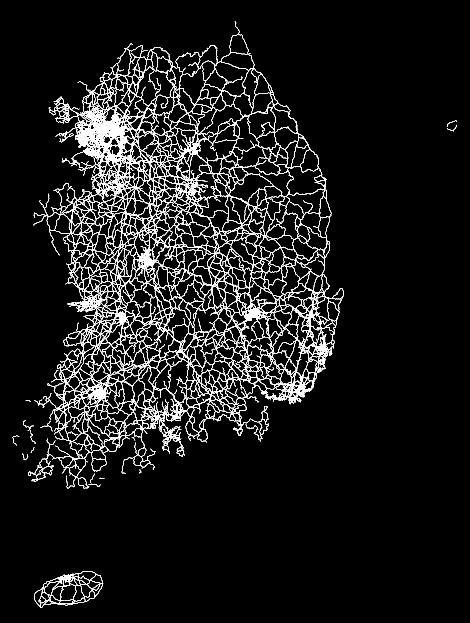
#> input picture korea_layer_map/src/nodelink/site/net_2008-11-05.png, 470 x 623 px; its folder holds 4 pictures in this run
$ python crop.py
#> lines starting #> are read from the running program, lines starting #| are printed output that depends on the picture; after the words box and inside, x2 and y2 are one past the last pixel; in counts of white or black regions, pixels touching at a corner belong together
### korea_layer_map/src/paths.py
"""경로 한곳 모음(전국 연대지도).

- RAW: 원자료 폴더. 이지 컴퓨터의 다운로드 폴더를 작업 공간에 옮겨 둔 자리다(데스크톱 앱 연결 시
  /mnt/user-data/uploads/Downloads). 환경변수 KLM_RAW로 바꾼다. 원자료는 저장소에 넣지 않는다.
- WORK: 큰 중간 파일(OSM 추출 JSON, 표준노드링크 격자, 선형 GeoJSON 등). 환경변수 KLM_WORK로 바꾸고,
  기본은 korea_layer_map/work/(.gitignore로 빼 둠).
- DATA: 저장소에 올리는 작은 자료(korea_layer_map/data/).
"""
import os
from pathlib import Path

ROOT = Path(__file__).resolve().parents[1]
DATA = ROOT / "data"
RAW = Path(os.environ.get("KLM_RAW", "/mnt/user-data/uploads/Downloads"))
WORK = Path(os.environ.get("KLM_WORK", str(ROOT / "work")))


def _p(base, parts):
    p = base.joinpath(*parts)
    p.parent.mkdir(parents=True, exist_ok=True)
    return str(p)


def D(*parts):
    """저장소 data/ 아래 경로(문자열). 상위 폴더가 없으면 만든다."""
    return _p(DATA, parts)


def W(*parts):
    """중간 파일 work/ 아래 경로(문자열). 상위 폴더가 없으면 만든다."""
    return _p(WORK, parts)

### korea_layer_map/src/nodelink/crop.py
import os as _os, sys as _sys
_sys.path.insert(0, _os.path.join(_os.path.dirname(_os.path.abspath(__file__)), ".."))
from paths import RAW as _RAW, D as _D, W as _W  # 경로는 src/paths.py 한곳에서 정한다
OUT = str(_W("nodelink", "_")).rsplit("/", 1)[0]  # 중간 파일(격자·gpkg·요약)
SITE = _os.path.join(_os.path.dirname(_os.path.abspath(__file__)), "site")
import json, glob, numpy as np
from PIL import Image
fs=sorted(glob.glob(f"{SITE}/net_*.png"))
m=None
for f in fs:
    a=np.array(Image.open(f))>0
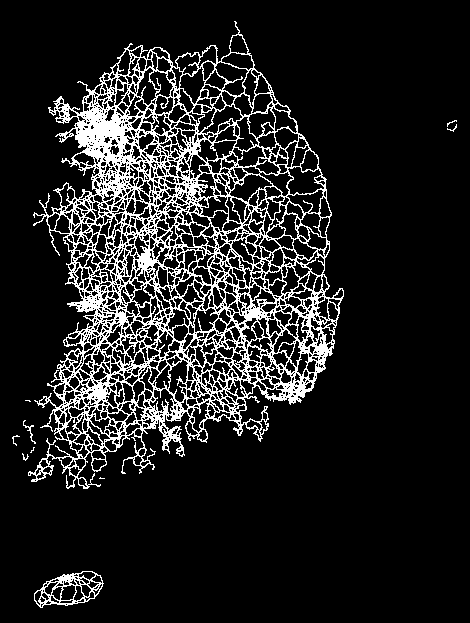
#> a: shape (623, 470) bool; 12.8% white in thin lines or dots, all inside (x1, y1, x2, y2) = (12, 21, 457, 608)
    m=a if m is None else (m|a)
#> pass 2 of the loop `for f in fs:`:
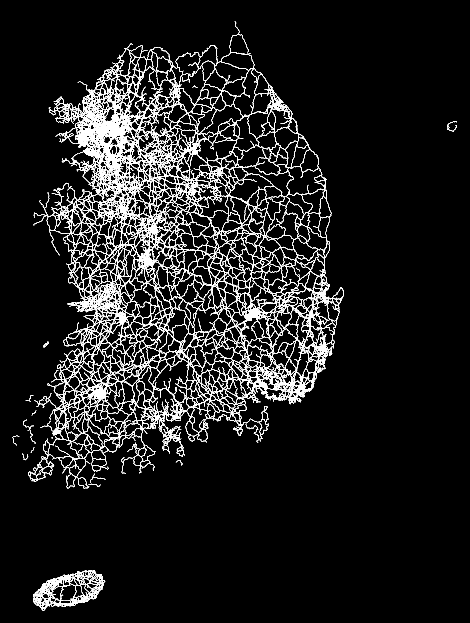
#> input picture korea_layer_map/src/nodelink/site/net_2009-12-16.png, 470 x 623 px
#> `a=np.array(Image.open(f))>0`:
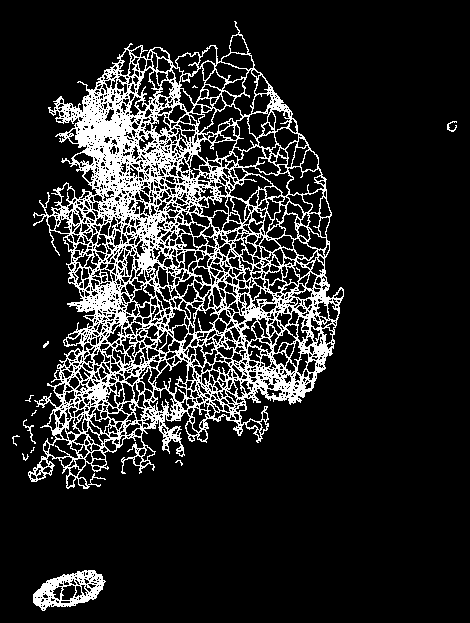
#> a: shape (623, 470) bool; 14.7% white in thin lines or dots, all inside (x1, y1, x2, y2) = (12, 21, 457, 611)
#> pass 3 of the loop `for f in fs:`:
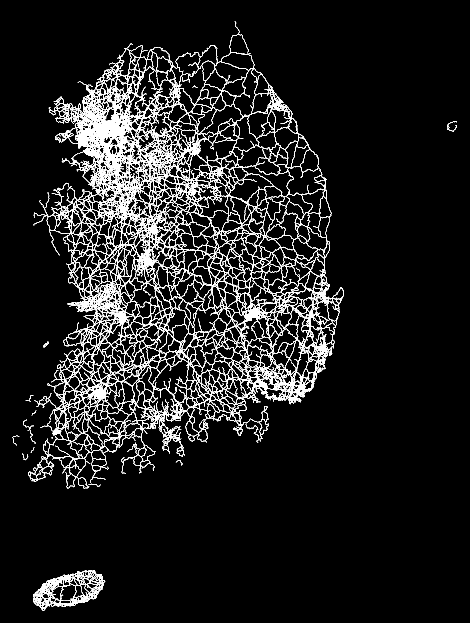
#> input picture korea_layer_map/src/nodelink/site/net_2010-12-31.png, 470 x 623 px
#> `a=np.array(Image.open(f))>0`:
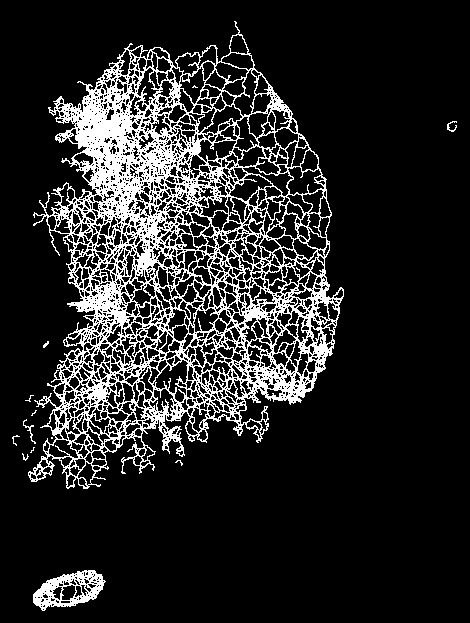
#> a: shape (623, 470) bool; 14.9% white in thin lines or dots, all inside (x1, y1, x2, y2) = (12, 21, 457, 611)
#> the loop made 4 passes; the first 3 are shown
rows=np.where(m.any(1))[0]; cols=np.where(m.any(0))[0]
#> after `rows = np.where(m.any(1))[0]`: rows = 509 values from 21 to 610
#> after `cols = np.where(m.any(0))[0]`: cols = 340 values from 12 to 456
r0,r1=max(rows[0]-12,0),min(rows[-1]+12,m.shape[0]-1); c0,c1=max(cols[0]-12,0),min(cols[-1]+12,m.shape[1]-1)
#> after `r0, r1 = (max(rows[0] - 12, 0), min(rows[-1] + 12, m.shape[0] - 1))`: r0 = 9; r1 = 622
#> after `c0, c1 = (max(cols[0] - 12, 0), min(cols[-1] + 12, m.shape[1] - 1))`: c0 = 0; c1 = 468
for f in fs:
    Image.open(f).crop((c0,r0,c1+1,r1+1)).save(f,optimize=True)
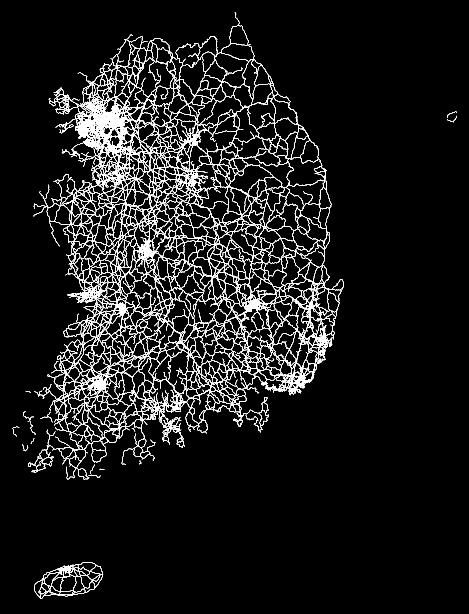
#> saved as net_2008-11-05.png: PIL image 469x614 L; min 0, max 255, mean 28.3
#> pass 2 of the loop `for f in fs:`:
#> `Image.open(f).crop((c0,r0,c1+1,r1+1)).save(f,optimize=True)`:
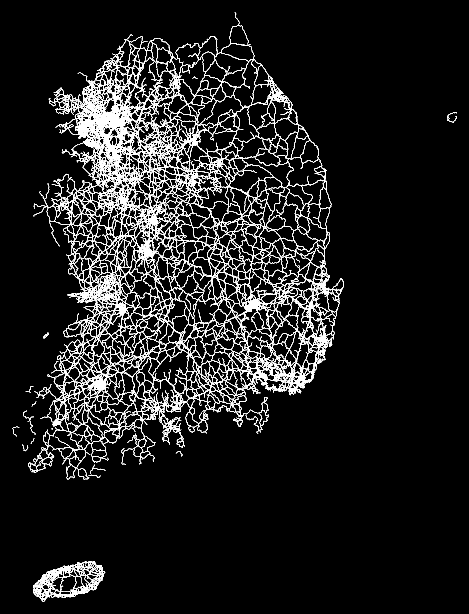
#> saved as net_2009-12-16.png: PIL image 469x614 L; min 0, max 255, mean 32.7
#> pass 3 of the loop `for f in fs:`:
#> `Image.open(f).crop((c0,r0,c1+1,r1+1)).save(f,optimize=True)`:
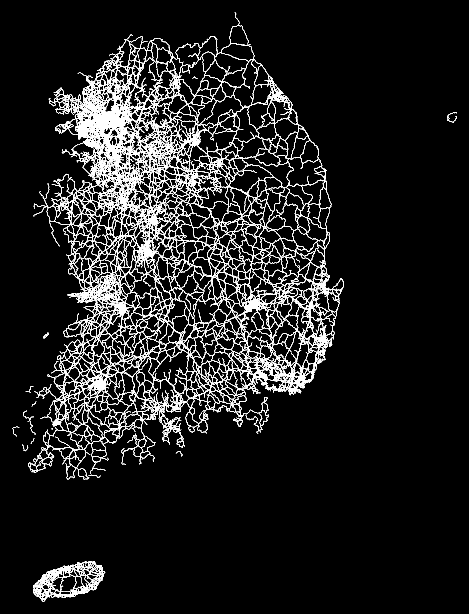
#> saved as net_2010-12-31.png: PIL image 469x614 L; min 0, max 255, mean 33.3
#> the loop made 4 passes; the first 3 are shown
#> (the run stopped early here; a loop or call above may not have finished)
